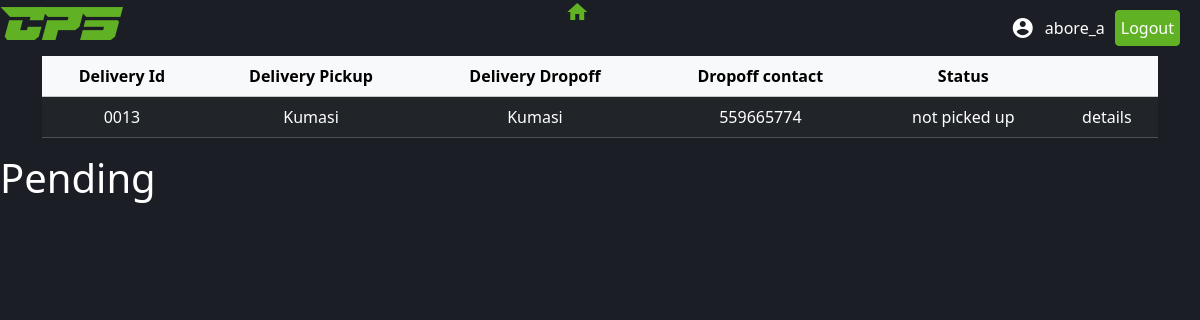
The page /pendingRequest/ (signed in) on the database as committed earlier.
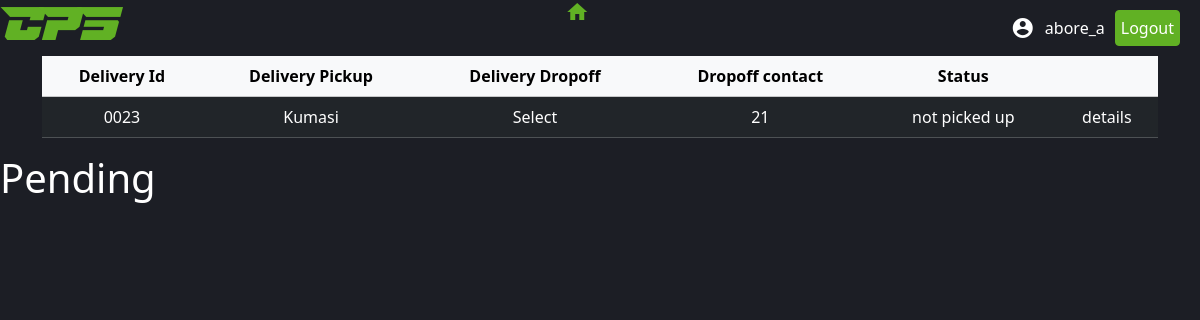
The same page on the database as committed later.
### delivery/models.py (models this page shows)
class DeliveryRequest(models.Model):
    class DeliveryLocations(models.TextChoices):
        Select = 'Select', 'Select'
        KUMASI = 'Kumasi', 'Kumasi'
        CAPE_COAST = 'Cape Coast', 'Cape Coast'
        TAKORADI = 'Takoradi', 'Takoradi'
        KOTORIDUA = 'Kotoridua', 'Kotoridua'
        HO = 'Ho', 'Ho'
        SUNYANI = 'Sunyani', 'Sunyani'
        TARKWA = 'Tarkwa', 'Tarkwa'
        OBUASI = 'Obuasi', 'Obuasi'
        AKOSOMBO = 'Akosombo', 'Akosombo'
        TECHIMAN = 'Techiman', 'Techiman'
        NSAWAM = 'Nsawam', 'Nsawam'
        NKWAKAW = 'Nkwakaw', 'Nkwakaw'
        WINNEBA = 'Winneba', 'Winneba'
        MANKESSIM = 'Mankessim', 'Mankessim'
        SUHUM = 'Suhum', 'Suhum'
        KONONGO = 'Konongo', 'Konongo'
    user = models.ForeignKey(User,on_delete=models.CASCADE,null=True,blank=True)
    unique_id = models.UUIDField(default=uuid.uuid4,editable=False,unique=True)
    orderQuantity = models.PositiveIntegerField()
    pickupNumber = models.PositiveIntegerField()
    deliveryPoint = models.CharField(max_length=10,choices=DeliveryLocations.choices,default=DeliveryLocations.Select)
    dropoffNumber = models.PositiveIntegerField()
    pickupPoint = models.CharField(max_length=10, choices=DeliveryLocations.choices,default=DeliveryLocations.Select)
    productFee = models.FloatField()
    additionalInfo = models.TextField()
    delivered = models.BooleanField(default=False)
    assigned = models.BooleanField(default=False)
    enroute = models.BooleanField(default=False)
    pickedUp = models.BooleanField(default=False)
    rider = models.ForeignKey(Rider,on_delete=models.SET_DEFAULT,related_name='assignments',default=None,null=True,blank=True)
    @property
    def id_curator(self):
        id_value = str(self.id)
        start = ''
        if len(id_value) < 4:
            for i in range(4-len(id_value)):
                start += '0'
            return start+id_value
        else:
            return id_value

### delivery/views.py (the view)
# urls.py: path('pendingRequest/',pendingRequest,name='pendingRequest'),
def pendingRequest(request):
    DeliveryRequests = DeliveryRequest.objects.filter(user=request.user,delivered=False)
    print(DeliveryRequests)
    context = {
        'DeliveryRequests':DeliveryRequests,
    }
    return render(request,'html/pendingRequest.html',context)

### delivery/templates/html/pendingRequest.html (shortened to what this page needs)
{% extends 'html/base_view.html' %}
{% load delivery_extras %}
{% load static %}
{% block content %}
    <div class="container">
        <table class="table" >
            <thead class="table-light" style="text-align: center;">
                <th>Delivery Id</th>
                <th>Delivery Pickup</th>
                <th>Delivery Dropoff</th>
                <th>Dropoff contact</th>
                <th>Status</th>
                <th></th>
            </thead>
            <tbody class="table-dark" style="text-align: center;">
                {% for data in DeliveryRequests %}
                <tr>
                    <td>{{data.id_curator}}</td>
                    <td>{{data.pickupPoint}}</td>
                    <td>{{data.deliveryPoint}}</td>
                    <td>{{data.dropoffNumber}}</td>
                    <td>
                        {% if data.enroute == False %}
                            not picked up
                        {% else %}
                            picked up
                        {% endif %}
                    </td>
                    <td><a href="{% url 'detailsPage' data.unique_id %}">details</a></td>
                </tr>
                {% endfor %}
            </tbody>
          </table>
    </div>
    <h1>Pending</h1>
{% endblock %}

### delivery/templates/html/base_view.html (shortened to what this page needs)
<!DOCTYPE html>
<html lang="en">
<head>
    <link href="https://cdn.jsdelivr.net/npm/bootstrap@5.3.3/dist/css/bootstrap.min.css" rel="stylesheet">
</head>
<body>
    <div id="mainBox" style="display: flex; justify-content: space-between;">
        <h1 id="CPS" style="margin-right: 20px;"><a href="{% url 'homePage' %}">CPS</a></h1>
        <div><a href="{% url 'homePage' %}"><span class="material-icons" style="color: #61b124;">
        </span></a></div>
        <div style="display: flex; flex-direction: row; align-items: center; gap: 10px; margin-right: 20px;">
            <i class="material-icons" style="color: white;">
            </i>
            {% if request.user.is_authenticated %}
            {{request.user}}{{request.user.phone}}a
            <span style="background-color: #61b124; border: 1px solid #61b124; padding: 5px; border-radius: 0.25rem;"><a href="{% url 'account_logout' %}" style="color: white; ">Logout</a></span>
            {% else %}
            <span><a href="{% url 'account_login' %}" id="login_link">Login</a></span>
            <span><a href="{% url 'account_signup' %}" id="signup_link">SignUp</a></span>
            {% endif %}
        </div>
       </div>
{% block content %}
{% endblock %}
</body>
</html>

### delivery/templates/html/base_view.html (style rules this page uses)
a { text-decoration: none; color: white; }

Rows that differ between the two databases and show on the page:
removed DeliveryRequest: id_curator "0013", pickupPoint "Kumasi", deliveryPoint "Kumasi", dropoffNumber "559665774", enroute "not picked up"
added DeliveryRequest: id_curator "0023", pickupPoint "Kumasi", deliveryPoint "Select", dropoffNumber "21", enroute "not picked up"
